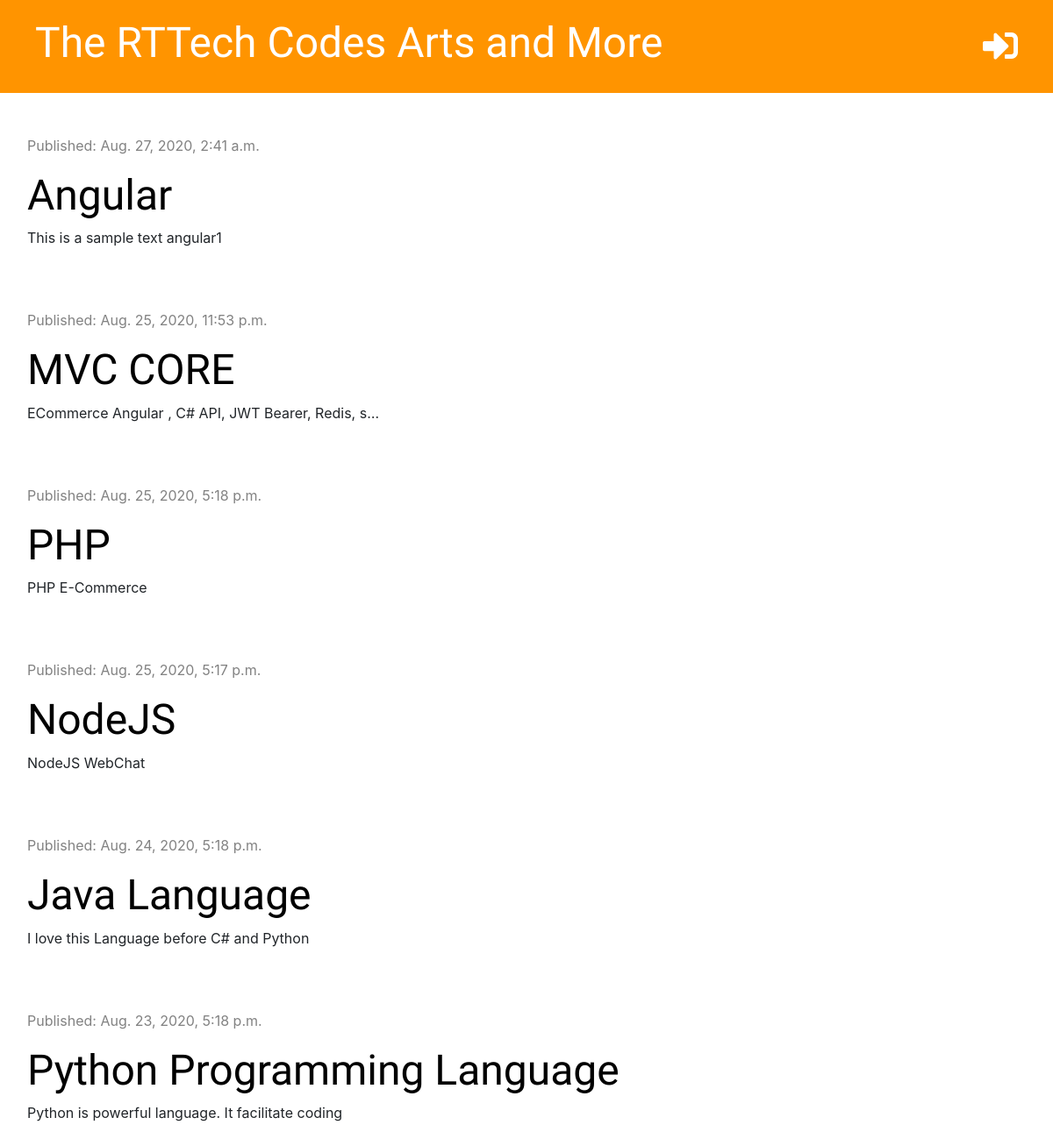
The app's page /, older data.
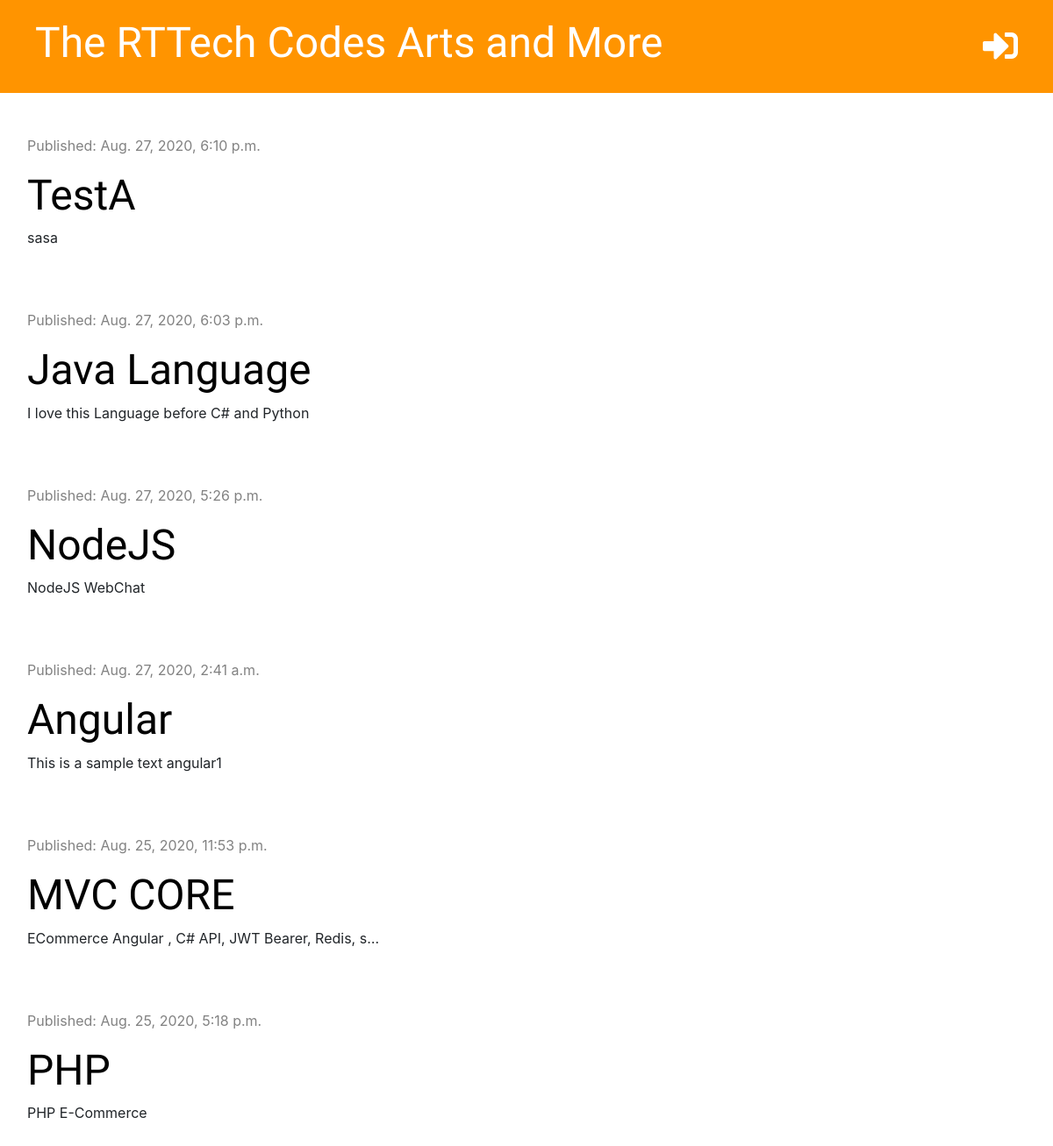
The same page, newer data.
### blog/models.py (models this page shows, shortened)
class Post(models.Model):
    author = models.ForeignKey("auth.User", on_delete= models.CASCADE)
    title = models.CharField(max_length=200)
    text = models.TextField(null=True)
    created_date = models.DateTimeField(default=timezone.now)
    published_date = models.DateTimeField(blank=True, null=True)

### blog/views.py (the view)
# urls.py: path('', views.post_list, name='post_list'),
def post_list(request):
    posts = Post.objects.filter(published_date__lte=timezone.now()).order_by('-published_date')
    stuff_for_frontend = {'posts': posts}
    return render(request, 'blog/post_list.html', stuff_for_frontend)

### blog/templates/blog/post_list.html (shortened to what this page needs)
{% extends 'blog/base.html' %}
{% block content %}
    {% for post in posts %}
        <div class="post">
            <div class="date">
                <p>Published: {{ post.published_date }}</p>
            </div>
            <h1><a href="{% url 'post_detail' pk=post.pk %}"
                data-toggle="tooltip" data-placement="top" title="Click to Detail View: {{post.title}}">{{ post.title }}</a></h1>
            <p>{{ post.text|truncatechars:50|linebreaksbr }}</p>
        </div>
    {% endfor %}
{% endblock %}

### blog/templates/blog/base.html (shortened to what this page needs)
<!DOCTYPE html>
<html lang="en">
{% load static %}
<head>
    <link rel="stylesheet" href="https://stackpath.bootstrapcdn.com/bootstrap/4.1.3/css/bootstrap.min.css">
    <link rel="stylesheet" href="{% static 'css/blog.css' %}">
    <link rel="stylesheet" href="https://use.fontawesome.com/releases/v5.2.0/css/all.css">
</head>
<body>
<div>
    <div class="page-header ">
        {% if user.is_authenticated %}
            <a href="{% url 'post_draft_list' %}" class="top-menu"><i class="fab fa-firstdraft fa-2x"
               data-toggle="tooltip" data-placement="top" title="View Draft"></i></a>
            <a href="{% url 'post_new' %}" class="top-menu"><i class="fas fa-plus fa-2x"
               data-toggle="tooltip" data-placement="top" title="Add Post"></i></a>
            <p class="top-menu">Hello {{ user.username|title }} <span class="ml-2">|</span><medium><a class="ml-3" href="{% url 'logout' %}">Log out</a></medium></p>
        {% else %}
            <a href="{% url 'login' %}" class="top-menu"><i class="fas fa-sign-in-alt fa-2x"
               data-toggle="tooltip" data-placement="top" title="Login to add/edit Post"></i></a>
        {% endif %}
        <h1><a href="{% url "post_list" %}" data-toggle="tooltip" data-placement="top" title="Home">The RTTech Codes Arts and More</a></h1>
    </div>
    <div class="row mt-5 ml-3">
        <div class="col-md-8">
            {% block content %}
            {% endblock %}
        </div>
    </div>
</div>
</body>
</html>

### blog/static/css/blog.css (style rules this page uses)
.page-header { background-color: #ff9400; margin-top: 0; padding: 20px 20px 20px 40px; }
.page-header h1, .page-header h1 a { color: #ffffff; font-size: 36pt; text-decoration: none; }
h1, h2, h3, h4 { font-family: 'Inconsolata', 'Tangerine', 'Droid Sans', serif; font-size: 48px; }
.date { color: #828282; }
.post { margin-bottom: 70px; }
.post h1 a { color: #000000; }
.top-menu, .top-menu:hover { color: #ffffff; float: right; font-size: 15pt; margin-right: 20px; margin-top:12px; }

Row changes from the older to the newer data that the page shows:
no longer on this page (row edited): Post: published_date "Aug. 23, 2020, 5:18 p.m.", title "Python Programming Language", text "Python is powerful language. It facilitate coding"
added Post: published_date "Aug. 27, 2020, 6:10 p.m.", title "TestA", text "sasa"
changed Post "Java Language": published_date "Aug. 24, 2020, 5:18 p.m." → "Aug. 27, 2020, 6:03 p.m."; moves up the list
changed Post "NodeJS": published_date "Aug. 25, 2020, 5:17 p.m." → "Aug. 27, 2020, 5:26 p.m."; moves up the list
